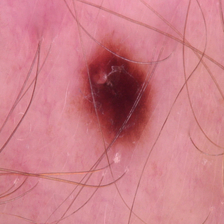
#> input picture dataset - Copy/benign/b1065.jpg, 224 x 224 px
$ python -i automated_color_picker.py   (imports and definitions only)
#> lines starting #> are read from the running program, lines starting #| are printed output that depends on the picture; after the words box and inside, x2 and y2 are one past the last pixel; in counts of white or black regions, pixels touching at a corner belong together
#> further down, picture is the input picture: shape (224, 224, 3); mean B, G, R 135.7, 125.9, 204.1
import cv2
import numpy as np

def keep_largest_contour(binary_mask):
    contours, _ = cv2.findContours(binary_mask, cv2.RETR_EXTERNAL, cv2.CHAIN_APPROX_SIMPLE)
    if not contours:
        return binary_mask
    largest = max(contours, key=cv2.contourArea)
    clean_mask = np.zeros_like(binary_mask)
    cv2.drawContours(clean_mask, [largest], -1, 255, cv2.FILLED)
    return clean_mask

def remove_small_regions(mask, min_area=1000):
    contours, _ = cv2.findContours(mask, cv2.RETR_EXTERNAL, cv2.CHAIN_APPROX_SIMPLE)
    filtered = np.zeros_like(mask)
    for cnt in contours:
        if cv2.contourArea(cnt) >= min_area:
            cv2.drawContours(filtered, [cnt], -1, 255, cv2.FILLED)
    return filtered

def auto_isolate_mole(image_bgr, edge_width=20, min_blob_area=1000, show_steps=False):
#> called with edge_width = 20, min_blob_area = 1000, show_steps = False
    image_hsv = cv2.cvtColor(image_bgr, cv2.COLOR_BGR2HSV)
#> image_hsv: shape (224, 224, 3); mean H, S, V 158.3, 101.6, 204.1

    # Step 1: Sample skin HSV from image edges
    def sample_skin_color():
        h_vals, s_vals, v_vals = [], [], []
        borders = [
            image_hsv[:edge_width, :], image_hsv[-edge_width:, :],
            image_hsv[:, :edge_width], image_hsv[:, -edge_width:]
        ]
        for region in borders:
            for row in region:
                for pixel in row:
                    h, s, v = pixel
                    if not (h < 10 and s < 30 and v < 30):  # Skip near-black
                        h_vals.append(h)
                        s_vals.append(s)
                        v_vals.append(v)
#> this loop made 4 passes
#> after the loop, h_vals = 17920 values, max 179 at index 990, min 0 at index 2348, mean 153.7; s_vals = 17920 values, max 136 at index 12458, min 66 at index 16523, mean 91.83; v_vals = 17920 values, max 239 at index 812, min 156 at index 11845, mean 214.1
        if not h_vals:
            return None, None
        lower = (
            np.percentile(h_vals, 5),
            np.percentile(s_vals, 5),
            np.percentile(v_vals, 5)
        )
#> lower = (0, 81, 198)
        upper = (
            np.percentile(h_vals, 95),
            np.percentile(s_vals, 95),
            np.percentile(v_vals, 95)
        )
#> upper = (179, 107, 228)
        return np.array(lower, dtype=np.uint8), np.array(upper, dtype=np.uint8)

    lower_skin, upper_skin = sample_skin_color()
#> lower_skin = [0, 81, 198]; upper_skin = [179, 107, 228]
    if lower_skin is None:
        raise ValueError("No valid skin pixels found on edges.")

    # Step 2: Create skin mask and invert for mole mask
    skin_mask = cv2.inRange(image_hsv, lower_skin, upper_skin)
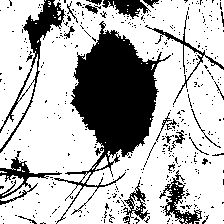
#> skin_mask: shape (224, 224); 72.3% white; 419 black regions (395 under 20 px), largest, box (x1, y1, x2, y2) and area: (54, 21, 171, 224) 8151, (0, 0, 66, 153) 1395, (0, 151, 62, 205) 679
    kernel = np.ones((7, 7), np.uint8)
    skin_mask = cv2.morphologyEx(skin_mask, cv2.MORPH_CLOSE, kernel)
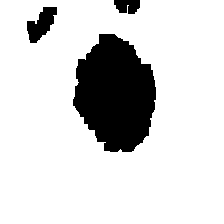
#> skin_mask: shape (224, 224); 84% white; 3 black regions, box (x1, y1, x2, y2) and area: (73, 34, 156, 152) 7126, (27, 7, 57, 43) 606, (114, 0, 140, 14) 294
    mole_mask = cv2.bitwise_not(skin_mask)
#> mole_mask: shape (224, 224); 16% white; 3 white regions
    mole_mask = cv2.morphologyEx(mole_mask, cv2.MORPH_OPEN, kernel)

    # Step 3: Filter out small noisy blobs
    mole_mask = remove_small_regions(mole_mask, min_blob_area)
#> in remove_small_regions, `contours, _ = cv2.findContours(mask, cv2.RETR_EXTERNAL, cv2.CHAIN_APPR..`: contours = 3 contours; box (x1, y1, x2, y2) and area: (73, 34, 156, 152) 6952, (27, 7, 57, 43) 546, (114, 0, 140, 14) 250
#> the loop in remove_small_regions, `for cnt in contours:` made 3 passes
#> after the loop in remove_small_regions, `for cnt in contours:`:
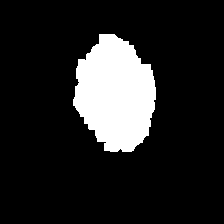
#> filtered: shape (224, 224); 14.2% white; 1 white region, box (x1, y1, x2, y2) and area: (73, 34, 156, 152) 7126

    # Step 4: Use Canny edge detection to enhance mole shape
    gray = cv2.cvtColor(image_bgr, cv2.COLOR_BGR2GRAY)
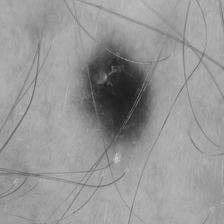
#> gray: shape (224, 224); min 30, max 197, mean 150.4
    blurred = cv2.GaussianBlur(gray, (5, 5), 0)
    edges = cv2.Canny(blurred, 50, 150)
#> edges: shape (224, 224); 0.22% white in thin lines or dots, all inside (x1, y1, x2, y2) = (94, 50, 140, 84)

    # Step 5: Combine mole mask with edge mask
    edges_dilated = cv2.dilate(edges, np.ones((3, 3), np.uint8), iterations=1)
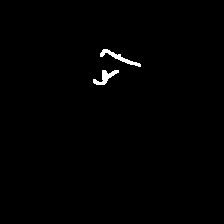
#> edges_dilated: shape (224, 224); 0.69% white; 2 white regions, box (x1, y1, x2, y2) and area: (100, 49, 141, 67) 184, (93, 70, 119, 85) 163
    final_mask = cv2.bitwise_and(mole_mask, cv2.bitwise_not(edges_dilated))
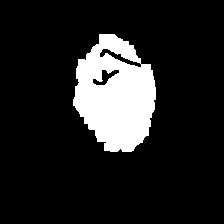
#> final_mask: shape (224, 224); 13.5% white; 1 white region, box (x1, y1, x2, y2) and area: (73, 34, 156, 152) 6779

    # Step 6: Keep only largest blob (likely the mole)
    #final_mask = keep_largest_contour(enhanced_mask)

    # Step 7: Apply to original image
    mole_only = cv2.bitwise_and(image_bgr, image_bgr, mask=final_mask)
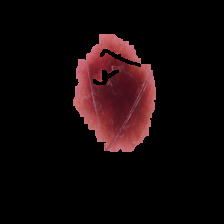
#> mole_only: shape (224, 224, 3); mean B, G, R 9.1, 8.2, 19.6

    if show_steps:
        cv2.imshow("Original", image_bgr)
        cv2.imshow("Skin Mask", skin_mask)
        cv2.imshow("Initial Mole Mask", mole_mask)
        cv2.imshow("Canny Edges", edges)
        cv2.imshow("Enhanced Mole Mask", final_mask)
        cv2.imshow("Isolated Mole", mole_only)
        cv2.waitKey(0)
        cv2.destroyAllWindows()

    return mole_only, final_mask, skin_mask

>>> import cv2
>>> picture = cv2.imread('dataset - Copy/benign/b1065.jpg')
>>> result = auto_isolate_mole(picture)

$ run again, on dataset - Copy/benign/b11.jpg
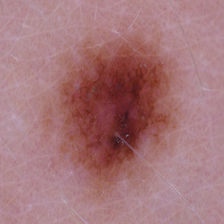
#> input picture dataset - Copy/benign/b11.jpg, 224 x 224 px
#> picture is the input picture: shape (224, 224, 3); mean B, G, R 122.1, 118.2, 165
#> image_hsv: shape (224, 224, 3); mean H, S, V 127.7, 79, 165
#> the loop in sample_skin_color, `for region in borders:` made 4 passes
#> after the loop in sample_skin_color, `for region in borders:`: h_vals = 17920 values, max 179 at index 59, min 0 at index 578, mean 171.3; s_vals = 17920 values, max 82 at index 6157, min 24 at index 5793, mean 56.59; v_vals = 17920 values, max 197 at index 9757, min 157 at index 4893, mean 177
#> lower = (168, 46, 171)
#> upper = (178, 66, 183)
#> lower_skin = [168, 46, 171]; upper_skin = [178, 66, 183]
#> in auto_isolate_mole, `skin_mask = cv2.morphologyEx(skin_mask, cv2.MORPH_CLOSE, kernel)`:
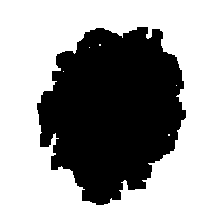
#> skin_mask: shape (224, 224); 62.7% white; 1 black region, box (x1, y1, x2, y2) and area: (37, 27, 186, 205) 18717
#> mole_mask: shape (224, 224); 37.3% white; 1 white region
#> contours = 1 contour; box (x1, y1, x2, y2) and area: (37, 27, 186, 205) 18370
#> the loop in remove_small_regions, `for cnt in contours:` made 1 pass
#> edges: shape (224, 224); every value is 0
#> in auto_isolate_mole, `mole_only = cv2.bitwise_and(image_bgr, image_bgr, mask=final_mask)`:
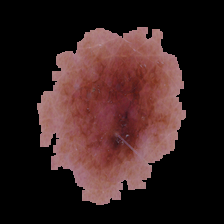
#> mole_only: shape (224, 224, 3); mean B, G, R 31.3, 32.2, 54.3

$ run again, on dataset - Copy/benign/b1190.jpg
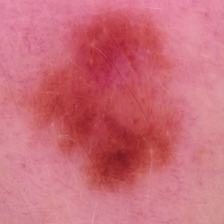
#> input picture dataset - Copy/benign/b1190.jpg, 224 x 224 px
#> picture is the input picture: shape (224, 224, 3); mean B, G, R 121.9, 108.3, 204.1
#> image_hsv: shape (224, 224, 3); mean H, S, V 163.7, 122.1, 204.1
#> the loop in sample_skin_color, `for region in borders:` made 4 passes
#> after the loop in sample_skin_color, `for region in borders:`: h_vals = 17920 values, max 179 at index 4532, min 0 at index 4530, mean 169.6; s_vals = 17920 values, max 159 at index 4370, min 73 at index 4913, mean 98.02; v_vals = 17920 values, max 240 at index 1949, min 195 at index 4364, mean 215.8
#> lower = (170, 82, 206)
#> upper = (178, 119, 227)
#> lower_skin = [170, 82, 206]; upper_skin = [178, 119, 227]
#> in auto_isolate_mole, `skin_mask = cv2.morphologyEx(skin_mask, cv2.MORPH_CLOSE, kernel)`:
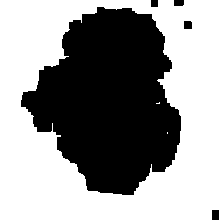
#> skin_mask: shape (224, 224); 59.8% white; 5 black regions, box (x1, y1, x2, y2) and area: (21, 7, 181, 195) 19930, (212, 210, 219, 220) 70, (184, 21, 192, 29) 63, (174, 0, 184, 6) 59, (151, 0, 158, 7) 49
#> mole_mask: shape (224, 224); 40.2% white; 5 white regions
#> contours = 5 contours; box (x1, y1, x2, y2) and area: (21, 7, 181, 195) 19602, (212, 210, 219, 220) 54, (184, 21, 192, 29) 48, (174, 0, 184, 6) 44, (151, 0, 158, 7) 36
#> the loop in remove_small_regions, `for cnt in contours:` made 5 passes
#> cnt on passes 1, 5: [[212, 210], [212, 219], [218, 219], [218, 210]], [[151, 0], [151, 6], [157, 6], [157, 0]]
#> edges: shape (224, 224); every value is 0
#> in auto_isolate_mole, `mole_only = cv2.bitwise_and(image_bgr, image_bgr, mask=final_mask)`:
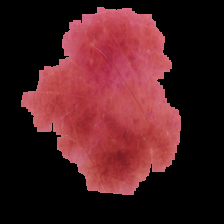
#> mole_only: shape (224, 224, 3); mean B, G, R 33.2, 29.6, 74.5

$ run again, on dataset - Copy/benign/b1192.jpg
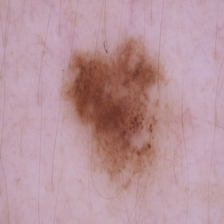
#> input picture dataset - Copy/benign/b1192.jpg, 224 x 224 px
#> picture is the input picture: shape (224, 224, 3); mean B, G, R 156.3, 149, 185
#> image_hsv: shape (224, 224, 3); mean H, S, V 128.7, 56.3, 185
#> the loop in sample_skin_color, `for region in borders:` made 4 passes
#> after the loop in sample_skin_color, `for region in borders:`: h_vals = 17920 values, max 179 at index 4106, min 0 at index 4104, mean 166.8; s_vals = 17920 values, max 60 at index 133, min 29 at index 7364, mean 41.35; v_vals = 17920 values, max 202 at index 14763, min 173 at index 10480, mean 192.9
#> lower = (161, 35, 185)
#> upper = (174, 46, 198)
#> lower_skin = [161, 35, 185]; upper_skin = [174, 46, 198]
#> mole_mask: shape (224, 224); 32.3% white; 9 white regions
#> contours = 9 contours, 1 with area under 20; largest, box (x1, y1, x2, y2) and area: (59, 29, 193, 206) 14974, (188, 47, 214, 82) 485, (67, 31, 76, 44) 86, (189, 169, 196, 178) 48, (68, 16, 77, 23) 48, (0, 218, 10, 224) 45, (66, 169, 74, 176) 42, (188, 220, 200, 224) 33
#> the loop in remove_small_regions, `for cnt in contours:` made 9 passes
#> cnt on passes 1, 2, 3, 4, 8, 9: [[188, 220], [188, 223], [199, 223], [199, 220]], [[0, 218], [0, 223], [9, 223], [9, 218]], [[189, 169], [189, 177], [195, 177], [195, 169]], [[66, 169], [66, 175], [73, 175], [73, 169]], [[68, 16], [68, 22], [76, 22], [76, 16]], [[129, 0], [129, 3], [135, 3], [135, 0]]
#> edges: shape (224, 224); 0.04% white in thin lines or dots, all inside (x1, y1, x2, y2) = (146, 143, 151, 152)
#> edges_dilated: shape (224, 224); 0.13% white; 1 white region, box (x1, y1, x2, y2) and area: (145, 142, 152, 153) 64
#> final_mask: shape (224, 224); 30.3% white; 1 white region, box (x1, y1, x2, y2) and area: (59, 29, 193, 206) 15187
#> in auto_isolate_mole, `mole_only = cv2.bitwise_and(image_bgr, image_bgr, mask=final_mask)`:
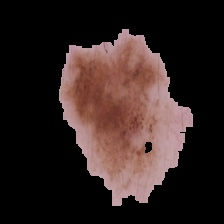
#> mole_only: shape (224, 224, 3); mean B, G, R 33, 35.3, 49.5
